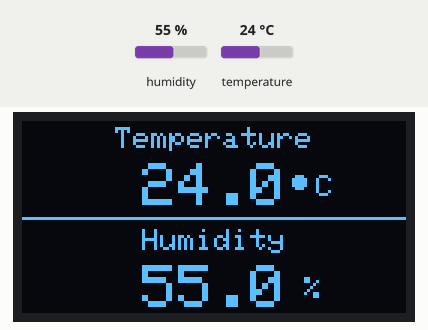
A sketch run on a simulated ESP32. Shown: 128×64 one-colour display. The test bench sets the inputs (shaded band); at power-on: humidity 55 %, temperature 24 °C. What the sketch prints to the serial monitor is not drawn.

Above: at 2.6 s.
2.7 s: humidity set to 22 %
At 5.0 s:
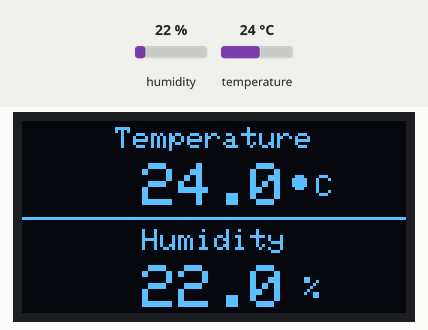
5.5 s: temperature set to 12 °C
At 6.5 s:
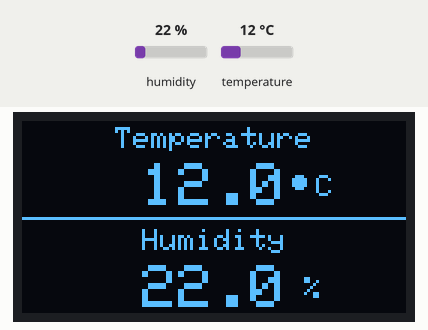
8.3 s: humidity set to 40 %
At 10.7 s:
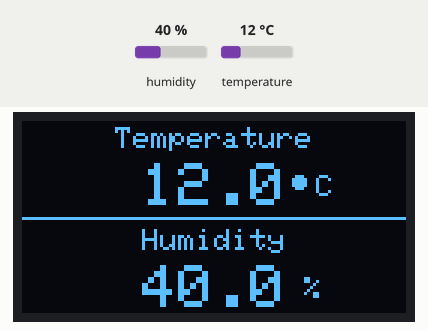
11.5 s: temperature set to 19 °C
At 13.5 s:
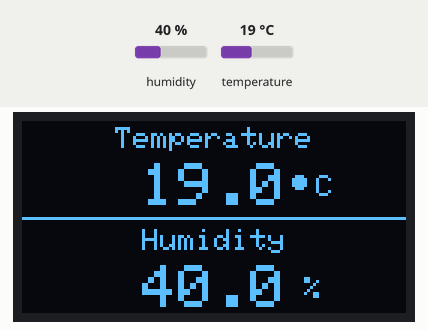
Timing chart, 0 to 15.0 s (numbered marks = the images above; inputs shaded):
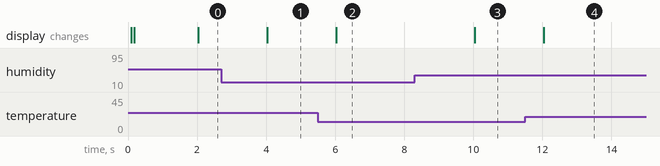

Measured:
- after the input at 2.7 s, the display: changes after 1.3 s (image 1)
- after the input at 5.5 s, the display: changes after 0.54 s (image 2)
- after the input at 8.3 s, the display: changes after 1.7 s (image 3)
- after the input at 11.5 s, the display: changes after 0.54 s (image 4)

The sketch:

ESP32_Temp.ino
```cpp
#include <Wire.h>
#include <Adafruit_GFX.h>
#include <Adafruit_SSD1306.h>
#include <DHTesp.h>

// Pin config
#define OLED_SDA 5
#define OLED_SCL 4
#define DHT_PIN  13
#define DHT_TYPE DHTesp::DHT22

// Display config
#define SCREEN_WIDTH 128
#define SCREEN_HEIGHT 64
#define OLED_RESET    -1
Adafruit_SSD1306 display(SCREEN_WIDTH, SCREEN_HEIGHT, &Wire, OLED_RESET);

DHTesp dht;

unsigned long lastRead = 0;
const unsigned long READ_INTERVAL_MS = 2000;

// helper functions
inline int fontHeight(int size){ return 8 * size; }
inline int fontCharWidth(int size){ return 6 * size; }

int centerX(const char* txt, int size){
  int w = strlen(txt) * fontCharWidth(size);
  return (SCREEN_WIDTH - w) / 2;
}

void drawDegree(int16_t x, int16_t y, int16_t r){
  display.fillCircle(x, y, r, SSD1306_WHITE);
}

void renderUI(float temperature, float humidity, bool ok){
  display.clearDisplay();

  // -------- Temperature (TOP / YELLOW AREA) --------
  const int topBoxH = 32;
  display.drawLine(0, topBoxH, SCREEN_WIDTH, topBoxH, SSD1306_WHITE);

  // Label
  display.setTextSize(1);
  display.setTextColor(SSD1306_WHITE);
  int tLabelX = centerX("Temperature", 1);
  display.setCursor(tLabelX, 2);
  display.print("Temperature");

  // Value
  char tbuf[16];
  if (!isnan(temperature)) snprintf(tbuf, sizeof(tbuf), "%.1f", temperature);
  else strcpy(tbuf, "--.-");

  display.setTextSize(2); // big number
  int tValX = centerX(tbuf, 2);
  display.setCursor(tValX, 14);
  display.print(tbuf);

  // degree symbol + C
  int tValW = strlen(tbuf) * fontCharWidth(2);
  int degX = tValX + tValW + 4;
  int degY = 20;
  drawDegree(degX, degY, 2);
  display.setTextSize(1);
  display.setCursor(degX + 6, 18);
  display.print("C");

  // -------- Humidity (BOTTOM / BLUE AREA) --------
  display.setTextSize(1);
  int hLabelX = centerX("Humidity", 1);
  display.setCursor(hLabelX, topBoxH + 4);
  display.print("Humidity");

  char hbuf[16];
  if (!isnan(humidity)) snprintf(hbuf, sizeof(hbuf), "%.1f", humidity);
  else strcpy(hbuf, "--.-");

  display.setTextSize(2);
  int hValX = centerX(hbuf, 2);
  display.setCursor(hValX, topBoxH + 16);
  display.print(hbuf);

  int hValW = strlen(hbuf) * fontCharWidth(2);
  display.setTextSize(1);
  display.setCursor(hValX + hValW + 6, topBoxH + 20);
  display.print("%");

  display.display();
}

void setup(){
  Serial.begin(115200);
  delay(100);
  Wire.begin(OLED_SDA, OLED_SCL);
  if (!display.begin(SSD1306_SWITCHCAPVCC, 0x3C)){
    Serial.println("SSD1306 allocation failed");
    for(;;);
  }
  display.clearDisplay();
  display.display();

  Serial.println("ESP32 + DHT22 started...");
  dht.setup(DHT_PIN, DHT_TYPE);

  display.setTextSize(1);
  display.setCursor(0, 0);
  display.println("Booting...");
  display.display();
  delay(500);
}

void loop(){
  unsigned long now = millis();
  if (now - lastRead >= READ_INTERVAL_MS){
    lastRead = now;
    float humidity = dht.getHumidity();
    float temperature = dht.getTemperature();
    bool ok = !isnan(humidity) && !isnan(temperature);

    if (ok) Serial.printf("T: %.2f C | H: %.2f %%\n", temperature, humidity);
    else Serial.println("Sensor read failed.");

    renderUI(temperature, humidity, ok);
  }
}
```
